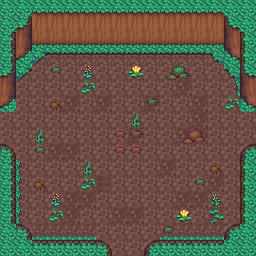

This game map was drawn from its Tiled (.tmx) file and the tilesets committed beside it. A one-line description and the full map source follow:
An orthogonal 16x16 tile map with 16x16 px tiles, 5 tile layers (Base, Detalhes do Chão, TemplateParedes, Paredes, ...).

<map version="1.5" tiledversion="1.6.0" orientation="orthogonal" renderorder="right-down" width="16" height="16" tilewidth="16" tileheight="16" infinite="0" nextlayerid="6" nextobjectid="1">
 <tileset firstgid="1" source="texture/Jungle_Tileset.tsx" />
 <layer id="1" name="Base" width="16" height="16" locked="1">
  <data encoding="csv">
46,46,46,46,46,46,46,46,46,46,46,46,46,46,46,46,
46,46,46,46,46,46,46,46,46,46,46,46,46,46,46,46,
46,46,46,46,46,46,46,46,46,46,46,46,46,46,46,46,
46,46,46,46,46,46,46,46,46,46,46,46,46,46,46,46,
46,46,46,46,46,46,46,46,46,46,46,46,46,46,46,46,
46,46,46,46,46,46,46,46,46,46,46,46,46,46,46,46,
46,46,46,46,46,46,46,46,46,46,46,46,46,46,46,46,
46,46,46,46,46,46,46,46,46,46,46,46,46,46,46,46,
46,46,46,46,46,46,46,46,46,46,46,46,46,46,46,46,
46,46,46,46,46,46,46,46,46,46,46,46,46,46,46,46,
46,46,46,46,46,46,46,46,46,46,46,46,46,46,46,46,
46,46,46,46,46,46,46,46,46,46,46,46,46,46,46,46,
46,46,46,46,46,46,46,46,46,46,46,46,46,46,46,46,
46,46,46,46,46,46,46,46,46,46,46,46,46,46,46,46,
46,46,46,46,46,46,46,46,46,46,46,46,46,46,46,46,
46,46,46,46,46,46,46,46,46,46,46,46,46,46,46,46
</data>
 </layer>
 <layer id="2" name="Detalhes do Chão" width="16" height="16" locked="1">
  <data encoding="csv">
0,0,0,0,0,0,0,0,0,0,0,0,0,0,0,0,
0,0,0,0,0,0,0,0,0,0,0,0,0,0,0,0,
0,0,0,0,0,0,0,0,0,0,0,0,0,0,0,0,
0,0,39,40,40,40,40,40,40,40,40,40,40,41,0,0,
0,39,0,0,0,119,0,0,115,0,0,0,0,0,41,0,
0,0,0,0,0,73,0,0,0,0,0,48,0,0,63,0,
0,0,0,0,48,0,48,0,0,48,0,0,48,0,73,0,
0,0,0,0,0,0,0,0,117,0,0,0,48,0,0,0,
0,0,117,0,0,0,0,0,48,0,0,48,48,0,0,0,
0,0,0,48,48,0,0,0,0,0,0,0,0,0,0,0,
61,61,0,0,0,117,0,0,0,0,48,0,0,0,0,0,
61,61,0,0,0,73,0,0,0,0,0,0,0,48,0,0,
0,61,0,119,48,48,0,0,0,0,0,48,48,118,0,0,
0,61,0,73,48,0,0,48,48,0,0,115,0,52,0,0,
0,0,84,84,84,84,0,0,0,0,84,84,84,84,0,0,
0,0,84,0,0,0,0,0,0,0,0,0,0,0,0,0
</data>
 </layer>
 <layer id="3" name="TemplateParedes" width="16" height="16" locked="1">
  <data encoding="csv">
24,24,223,223,223,223,224,61,63,222,223,223,223,223,24,24,
24,224,245,245,245,245,246,61,63,244,245,245,245,245,222,24,
202,246,267,267,267,267,268,61,63,266,267,267,267,267,244,200,
202,268,0,0,0,0,0,0,0,0,0,0,0,0,266,200,
224,0,0,0,0,0,0,0,0,0,0,0,0,0,0,222,
246,0,0,0,0,0,0,0,0,0,0,0,0,0,0,244,
268,0,0,0,0,0,0,0,0,0,0,0,0,0,0,266,
0,0,0,0,0,0,0,0,0,0,0,0,0,0,0,0,
0,0,0,0,0,0,0,0,0,0,0,0,0,0,0,0,
180,0,0,0,0,0,0,0,0,0,0,0,0,0,0,178,
202,0,0,0,0,0,0,0,0,0,0,0,0,0,0,200,
202,0,0,0,0,0,0,0,0,0,0,0,0,0,0,200,
202,0,0,0,0,0,0,0,0,0,0,0,0,0,0,200,
202,0,0,0,0,0,0,0,0,0,0,0,0,0,0,200,
24,180,0,0,0,0,0,0,0,0,0,0,0,0,178,24,
24,24,179,179,179,179,180,0,0,178,179,179,179,179,24,24
</data>
 </layer>
 <layer id="5" name="Paredes" width="16" height="16" locked="1">
  <data encoding="csv">
0,0,0,0,0,0,223,223,223,223,0,0,0,0,0,0,
0,0,0,0,0,0,245,245,245,245,0,0,0,0,0,0,
0,0,0,0,0,0,267,267,267,267,0,0,0,0,0,0,
0,0,0,0,0,0,0,0,0,0,0,0,0,0,0,0,
0,0,0,0,0,0,0,0,0,0,0,0,0,0,0,0,
0,0,0,0,0,0,0,0,0,0,0,0,0,0,0,0,
0,0,0,0,0,0,0,0,0,0,0,0,0,0,0,0,
0,0,0,0,0,0,0,0,0,0,0,0,0,0,0,0,
0,0,0,0,0,0,0,0,0,0,0,0,0,0,0,0,
0,0,0,0,0,0,0,0,0,0,0,0,0,0,0,0,
0,0,0,0,0,0,0,0,0,0,0,0,0,0,0,0,
0,0,0,0,0,0,49,0,0,0,0,0,0,0,0,0,
0,0,0,0,0,0,0,0,0,0,0,0,0,0,0,0,
0,0,0,0,0,0,0,0,0,0,0,0,0,0,0,0,
0,0,0,0,0,0,0,0,0,0,0,0,0,0,0,0,
0,0,0,0,0,0,0,0,0,0,0,0,0,0,0,0
</data>
 </layer>
 <layer id="4" name="Obstáculos" width="16" height="16" locked="1">
  <data encoding="csv">
0,0,0,0,0,0,0,0,0,0,0,0,0,0,0,0,
0,0,0,0,0,0,0,0,0,0,0,0,0,0,0,0,
0,0,0,0,0,0,0,0,0,0,0,0,0,0,0,0,
0,0,0,0,0,0,0,0,0,0,0,0,0,0,0,0,
0,0,0,158,0,0,0,0,0,0,159,160,0,0,0,0,
0,0,0,0,0,0,0,0,0,0,0,0,0,0,0,0,
0,0,0,135,0,0,0,0,0,158,0,0,0,0,0,0,
0,0,0,0,0,0,0,0,0,0,0,0,0,0,0,0,
0,0,0,0,0,0,0,136,136,0,0,137,138,0,0,0,
0,0,158,0,0,0,0,136,136,0,0,0,0,0,0,0,
0,0,0,0,0,0,0,0,0,0,0,0,0,135,0,0,
0,0,135,0,0,0,0,0,0,0,0,0,158,0,0,0,
0,0,0,0,0,0,0,0,0,0,0,0,0,0,0,0,
0,0,0,0,0,0,0,0,0,0,0,0,0,0,0,0,
0,0,0,0,0,0,0,0,0,0,158,0,0,0,0,0,
0,0,0,0,0,0,0,0,0,0,0,0,0,0,0,0
</data>
 </layer>
</map>
